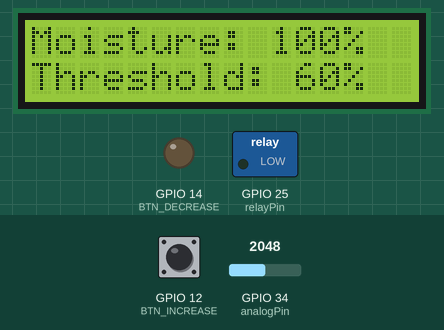
The program below on a simulated ESP32. Parts: 16×2 character LCD, switched loads named in the program (green lamp = pin HIGH), output pins drawn as LEDs (lit = HIGH). Inputs (shaded band) come from the test bench; at power-on: GPIO 34 (analogPin) = 2048, GPIO 12 (BTN_INCREASE) LOW. What the program prints to the serial monitor is not drawn.

Above: at 3.2 s.
3.3 s: GPIO 34 (analogPin) set to 2420
At 4.0 s:
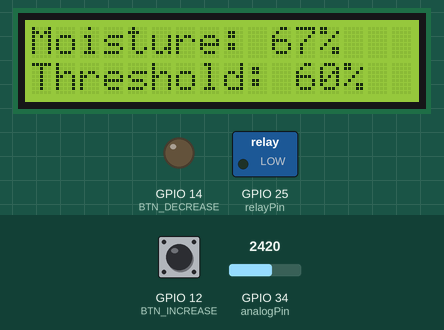
4.8 s: GPIO 34 (analogPin) set to 2496
At 6.1 s:
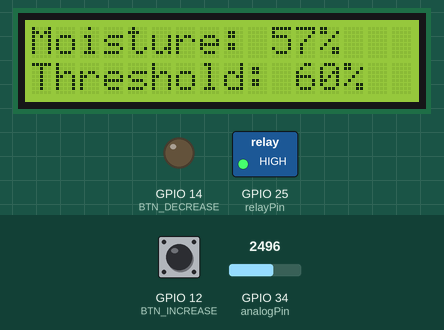
6.4 s: GPIO 12 (BTN_INCREASE) pulled HIGH for 0.15 s
At 7.2 s:
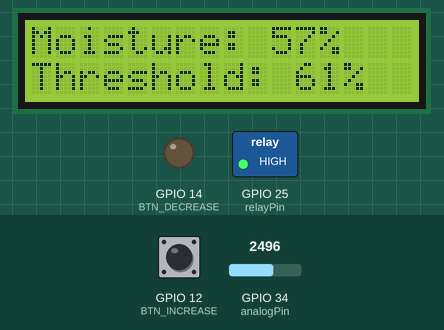
8.0 s: GPIO 12 (BTN_INCREASE) pulled HIGH for 1 s
At 9.0 s:
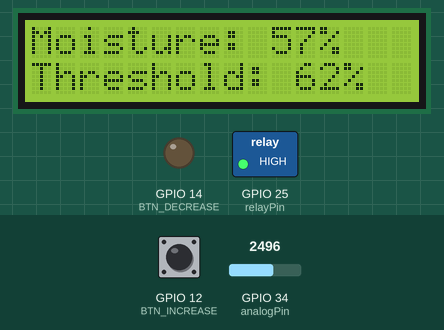
10.5 s: GPIO 34 (analogPin) set to 2866
At 11.9 s:
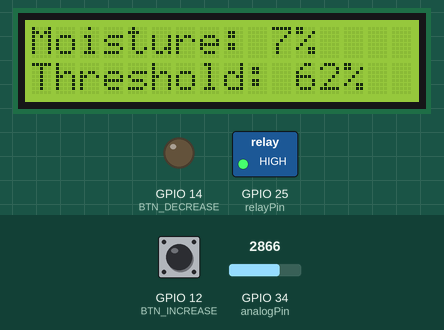
Timing chart, 0 to 13.0 s (numbered marks = the images above; inputs shaded):
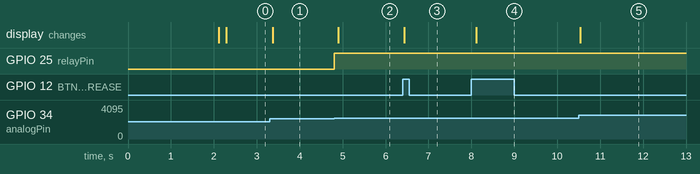

The program:

main.cpp
```cpp
#include <Arduino.h>
#include <Wire.h>
#include "lcd_display.h"
#include "soilSensor.h"
#include "config.h"

// Based on joseph testing, approx min = 2100, approx max = 3000
#define relayPin RELAY_PIN


int soilMoisturePercentage = 0;

int previousSoilMoisturePercentage = -1;  // Initialize with a value that won't match the first reading
int previousMaxSoilMoisture = -1;  // Initialize with a value that won't match the first reading
void taskDisplay(void *parameter){
  while (true){
    // Get the current values
    int currentSoilMoisturePercentage = soilMoisturePercentage;
    int currentMaxSoilMoisture = SoilSensor::getMaxSoilMoisture();

    // Check if either value has changed
    if (currentSoilMoisturePercentage != previousSoilMoisturePercentage || currentMaxSoilMoisture != previousMaxSoilMoisture) {
      // Update the display only if the values have changed
      lcdDisplay::lcdPrintTopBottom("Moisture: " + String(currentSoilMoisturePercentage) + "%", "Threshold: " + String(currentMaxSoilMoisture) + "%");

      // Update the previous values
      previousSoilMoisturePercentage = currentSoilMoisturePercentage;
      previousMaxSoilMoisture = currentMaxSoilMoisture;
    }

    delay(150);  // Short delay to avoid rapid updates
  }
}

int lastButtonStateIncrease = LOW;
int lastButtonStateDecrease = LOW;
bool buttonPressedIncrease = false;
bool buttonPressedDecrease = false;
void taskButtons(void *parameters){
  while(true){
    // Read the current state of the buttons
    int readingIncrease = digitalRead(BTN_INCREASE);
    int readingDecrease = digitalRead(BTN_DECREASE);

    // Handle BTN_INCREASE
    if (readingIncrease == HIGH && lastButtonStateIncrease == LOW) {
      // Button was just pressed, increment soil moisture
      SoilSensor::setMaxSoilMoisture(SoilSensor::getMaxSoilMoisture() + 1);
      buttonPressedIncrease = true; // Mark the button as pressed
    }

    // Handle BTN_DECREASE
    if (readingDecrease == HIGH && lastButtonStateDecrease == LOW) {
      // Button was just pressed, decrement soil moisture
      SoilSensor::setMaxSoilMoisture(SoilSensor::getMaxSoilMoisture() - 1);
      buttonPressedDecrease = true; // Mark the button as pressed
    }

    // Reset button states after release
    if (readingIncrease == LOW && lastButtonStateIncrease == HIGH && buttonPressedIncrease) {
      buttonPressedIncrease = false;  // Reset press flag when the button is released
    }

    if (readingDecrease == LOW && lastButtonStateDecrease == HIGH && buttonPressedDecrease) {
      buttonPressedDecrease = false;  // Reset press flag when the button is released
    }

    // Save the current button states for the next loop iteration
    lastButtonStateIncrease = readingIncrease;
    lastButtonStateDecrease = readingDecrease;

    // Add a small delay to make the loop more stable
    delay(5); // Optional: you can tweak this delay based on responsiveness
  }
}

void setup() {
  // put your setup code here, to run once:
  Serial.begin(9600);
  Wire.begin();
  // For initializing LCD display
  lcdDisplay::lcdInit();
  pinMode(relayPin, OUTPUT);
  lcdDisplay::lcdPrintTopBottom("Self Watering", "System");
  delay(2000);

  // For creating looping tasks
  xTaskCreate(taskDisplay, "Task 1", 2048, NULL, 1, NULL);
  xTaskCreate(taskButtons, "Task 2", 2048, NULL, 1, NULL);
  // For initializing buttons
  pinMode(BTN_INCREASE, INPUT);
  pinMode(BTN_DECREASE, OUTPUT);
}


int startTime = 0;
int duration = 0;

void loop() {
  Serial.println(SoilSensor::getSoilMoistureCapacitance());
  soilMoisturePercentage = SoilSensor::getSoilMoisturePercentage();
  if (soilMoisturePercentage <= SoilSensor::getMaxSoilMoisture()){
    digitalWrite(relayPin, HIGH);
  }
  if (soilMoisturePercentage > SoilSensor::getMaxSoilMoisture()){
    digitalWrite(relayPin, LOW);
  }

  delay(5);
}
```

soilSensor.cpp
```cpp
#include "soilSensor.h"
#include <Arduino.h>
#include "config.h"

#define analogPin 34

// Based on joseph testing, approx min = 2100, approx max = 3000
int maxSensorValue = MAX_SOIL_MOISTURE_VALUE;
int minSensorValue = MIN_SOIL_MOISTURE_VALUE;
int maxSoilMoisture = 60;

int sensorValue = 0;
int moisturePercent = 0;

int SoilSensor::getSoilMoisturePercentage(){
    sensorValue = analogRead(analogPin);
    moisturePercent = constrain(map(sensorValue, maxSensorValue, minSensorValue, 0, 100), 0, 100);
    return moisturePercent;
}
int SoilSensor::getSoilMoistureCapacitance(){
    return analogRead(analogPin);
}
int SoilSensor::getMaxSoilMoisture(){
    return maxSoilMoisture;
}
int SoilSensor::setMaxSoilMoisture(int val){
    if (val>=0 && val <= 100){
        maxSoilMoisture = val;
        return true;
    }
    else{
        return false;
    }
}
```

soilSensor.h
```cpp
#pragma once

class SoilSensor {
    public:
        static int getSoilMoisturePercentage();
        static int getSoilMoistureCapacitance();
        static int getMaxSoilMoisture();
        static int setMaxSoilMoisture(int val);
    };
```

config.h
```cpp
#pragma once

#define SOIL_MOISTURE_PIN 34
#define I2C_SDA 21
#define I2C_SCL 22
#define RELAY_PIN 25
#define BTN_INCREASE 12
#define BTN_DECREASE 14

// FOR SOIL MOISTURE SENSOR

// Based on joseph testing, approx min = 2100, approx max = 3000
static int marginOfError = 80;
#define MAX_SOIL_MOISTURE_VALUE 3000 -  marginOfError;
#define MIN_SOIL_MOISTURE_VALUE 2100 + marginOfError;
```

lcd_display.cpp
```cpp
#include <LiquidCrystal_I2C.h>
#include <Wire.h>
#include "config.h"
#include "lcd_display.h"

LiquidCrystal_I2C lcd(0x27, 16, 2);

void lcdDisplay::lcdInit(){
    lcd.init(I2C_SDA, I2C_SCL); // initialize the lcd to use user defined I2C pins
  lcd.display();
  lcd.backlight();
}

void lcdDisplay::lcdWriteFormatted(String text) {
    int currentLine = 0; // Keep track of the current line (0 or 1)
    lcd.clear();
    lcd.noDisplay();
    lcd.display();
    while (text.length() > 0) {
        // Print at most 16 characters from the string on the current line
        String line = text.substring(0, 16);
        text = text.substring(16); // Remove the printed part of the string

        // Clear the current line and set the cursor
        lcd.setCursor(0, currentLine);
        lcd.print(line);

        // Move to the next line if the current line is full
        if (currentLine == 0) {
            currentLine = 1;
        } else {
            break; // No more lines available on the 16x2 display
        }

        delay(100);
    }
}

void lcdDisplay::lcdPrintTopBottom(String textTop, String textBottom){
    lcd.clear();
    lcd.setCursor(0,0);
    lcd.print(textTop);
    lcd.setCursor(0,1);
    lcd.print(textBottom);
}
```

lcd_display.h
```cpp
#pragma once

class lcdDisplay{
    public:
        static void lcdInit();
        static void lcdWriteFormatted(String text);
        static void lcdPrintTopBottom(String textTop, String textBottom);
};
```

Measured:
- the behaviour switches between 2468 and 2469 on GPIO 34 (analogPin) (found by bisection; images 1 and 2)
- after the input at 3.3 s, the display: changes after 0.07 s (image 1)
- after the input at 4.8 s, GPIO 25 (relayPin): LOW → HIGH at once; the display: changes after 0.10 s (image 2)
- after the input at 6.4 s, the display: changes at once (image 3)
- after the input at 8.0 s, the display: changes after 0.11 s (image 4)
- after the input at 10.5 s, the display: changes at once (image 5)
